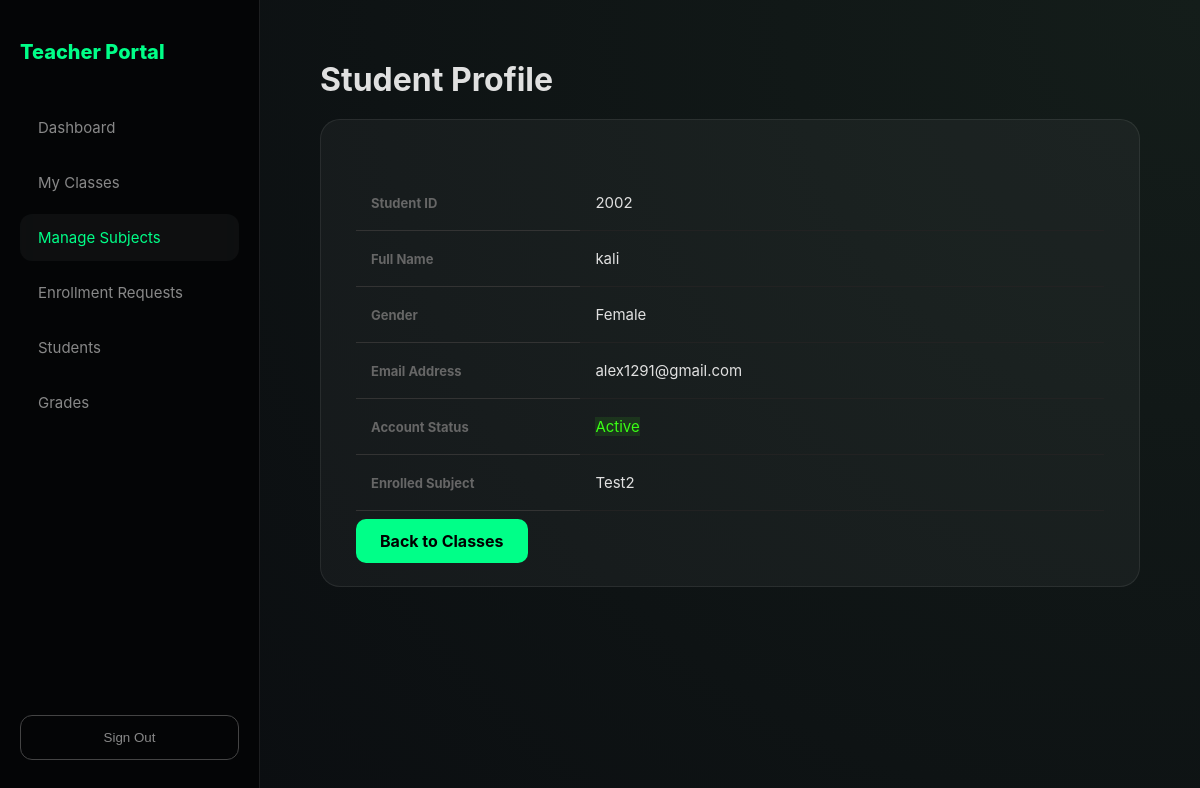
The page /tc/view-student.php?student_id=2002 (signed in) on the database its author committed.
### tables this page shows
CREATE TABLE `subjects` (
  `subject_id` int(11) NOT NULL,
  `subject_code` varchar(20) NOT NULL,
  `subject_name` varchar(100) NOT NULL,
  `teacher_id` int(11) NOT NULL,
  `created_at` timestamp NOT NULL DEFAULT current_timestamp()
);

CREATE TABLE `users` (
  `id` int(11) NOT NULL,
  `user_id` varchar(50) DEFAULT NULL,
  `email` varchar(255) NOT NULL,
  `fullname` varchar(100) DEFAULT NULL,
  `gender` varchar(255) NOT NULL,
  `role` enum('student','teacher','osas') DEFAULT NULL,
  `password` varchar(255) DEFAULT NULL,
  `status` enum('Active','Inactive') NOT NULL DEFAULT 'Active'
);

### tc/view-student.php (the view, shortened to what this page needs)
<?php
include '../config/db.php';
$student_user_id = $_GET['student_id'] ?? null;
$teacher_db_id = $_SESSION['user_id'];
$stmt = $conn->prepare("
    SELECT u.user_id, u.fullname, u.gender, u.email, u.status, s.subject_name
    FROM users u
    JOIN enrollments e ON u.user_id = e.user_id
    JOIN subjects s ON e.subject_id = s.subject_id
    WHERE u.user_id = ? AND s.teacher_id = ?
");
$stmt->bind_param("si", $student_user_id, $teacher_db_id);
$stmt->execute();
$result = $stmt->get_result();
$student = $result->fetch_assoc();
?>
<!DOCTYPE html>
<html lang="en">
<head>
    <link rel="stylesheet" href="/css/style.css">
</head>
<body>
<div class="app-shell">
    <aside class="sidebar">
        <div class="portal-brand">Teacher Portal</div>
        <div class="nav-group">
            <a class="nav-link" href="index.php">Dashboard</a>
            <a class="nav-link" href="my_class.php">My Classes</a>
            <a class="nav-link active" href="subjects.php">Manage Subjects</a>
            <a class="nav-link" href="enrollment_requests.php">Enrollment Requests</a>
            <a class="nav-link" href="students.php">Students</a>
            <a class="nav-link" href="grades.php">Grades</a>
        </div>
        <button class="sign-out-btn" onclick="window.location.href='/assets/logout.php'">Sign Out</button>
    </aside>
    <main class="main-view">
        <div class="container">
            <h1>Student Profile</h1>
            <div class="glass-card">
                <table class="modern-table">
                    <tr>
                        <th style="width: 30%; text-align: left;">Student ID</th>
                        <td><?= htmlspecialchars($student['user_id']) ?></td>
                    </tr>
                    <tr>
                        <th style="text-align: left;">Full Name</th>
                        <td><?= htmlspecialchars($student['fullname']) ?></td>
                    </tr>
                    <tr>
                        <th style="text-align: left;">Gender</th>
                        <td><?= htmlspecialchars($student['gender']) ?></td>
                    </tr>
                    <tr>
                        <th style="text-align: left;">Email Address</th>
                        <td><?= htmlspecialchars($student['email']) ?></td>
                    </tr>
                    <tr>
                        <th style="text-align: left;">Account Status</th>
                        <td>
                            <span class="status-badge" style="background: rgba(57, 255, 20, 0.1); color: #39ff14;">
                                <?= htmlspecialchars($student['status']) ?>
                            </span>
                        </td>
                    </tr>
                    <tr>
                        <th style="text-align: left;">Enrolled Subject</th>
                        <td><?= htmlspecialchars($student['subject_name']) ?></td>
                    </tr>
                </table>
                <div style="margin-top: 20px;">
                    <a href="my_class.php" class="neon-btn" style="text-decoration: none;">Back to Classes</a>
                </div>
            </div>
        </div>
    </main>
</div>
</body>
</html>

### css/style.css (style rules this page uses)
:root { --bg-dark: #0b0e11; --card-glass: rgba(255, 255, 255, 0.04); --neon-green: #00ff88; --text-main: #e0e0e0; --sidebar-width: 260px; }
* { box-sizing: border-box; margin: 0; padding: 0; transition: 0.2s ease; }
body { font-family: 'Inter', system-ui, sans-serif; background: var(--bg-dark); color: var(--text-main); height: 100vh; overflow: hidden; }
.app-shell { display: flex; height: 100vh; width: 100vw; }
.sidebar { width: var(--sidebar-width); background: rgba(0, 0, 0, 0.6); backdrop-filter: blur(20px); border-right: 1px solid rgba(255, 255, 255, 0.1); padding: 40px 20px; display: flex; flex-direction: column; flex-shrink: 0; }
.portal-brand { color: var(--neon-green); font-weight: 800; font-size: 20px; margin-bottom: 40px; }
.nav-group { flex-grow: 1; }
.nav-link { color: #888; text-decoration: none; padding: 14px 18px; display: block; border-radius: 12px; margin-bottom: 8px; font-size: 15px; }
.nav-link.active, .nav-link:hover { background: var(--card-glass); color: var(--neon-green); }
.main-view { flex: 1; display: flex; flex-direction: column; overflow-y: auto; background: radial-gradient(circle at top right, #141d1a, #0b0e11); }
.container { padding: 60px; width: 100%; max-width: 1600px; }
.glass-card { background: var(--card-glass); border: 1px solid rgba(255, 255, 255, 0.08); border-radius: 20px; padding: 35px; margin-top: 20px; }
.modern-table { width: 100%; border-collapse: collapse; margin-top: 20px; }
.modern-table th { text-align: left; padding: 15px; color: #666; font-size: 13px; border-bottom: 1px solid #333; }
.modern-table td { padding: 18px 15px; border-bottom: 1px solid #222; font-size: 15px; }
.neon-btn { background: var(--neon-green); color: #000; padding: 12px 24px; border: none; border-radius: 10px; font-weight: 700; cursor: pointer; }
.sign-out-btn { background: transparent; border: 1px solid #444; color: #888; padding: 14px; border-radius: 12px; cursor: pointer; width: 100%; margin-top: auto; }

### rows shown on the page
subjects: users.user_id "2002", users.fullname "kali", users.gender "Female", users.email "alex1291@gmail.com", users.status "Active", subject_name "Test2"
